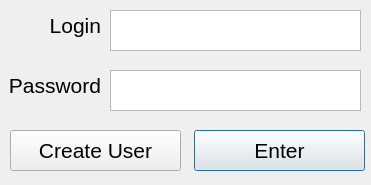
<?xml version="1.0" encoding="UTF-8"?>
<ui version="4.0">
 <class>Dialog</class>
 <widget class="QDialog" name="Dialog">
  <property name="geometry">
   <rect>
    <x>0</x>
    <y>0</y>
    <width>371</width>
    <height>185</height>
   </rect>
  </property>
  <property name="windowTitle">
   <string>Dialog</string>
  </property>
  <widget class="QTextEdit" name="textEditLogin">
   <property name="geometry">
    <rect>
     <x>110</x>
     <y>10</y>
     <width>251</width>
     <height>41</height>
    </rect>
   </property>
   <property name="font">
    <font>
     <pointsize>16</pointsize>
    </font>
   </property>
  </widget>
  <widget class="QLabel" name="labelLogin">
   <property name="geometry">
    <rect>
     <x>10</x>
     <y>10</y>
     <width>91</width>
     <height>31</height>
    </rect>
   </property>
   <property name="font">
    <font>
     <pointsize>16</pointsize>
    </font>
   </property>
   <property name="text">
    <string>Login</string>
   </property>
   <property name="alignment">
    <set>Qt::AlignRight|Qt::AlignTrailing|Qt::AlignVCenter</set>
   </property>
  </widget>
  <widget class="QTextEdit" name="textEditPassword">
   <property name="geometry">
    <rect>
     <x>110</x>
     <y>70</y>
     <width>251</width>
     <height>41</height>
    </rect>
   </property>
   <property name="font">
    <font>
     <pointsize>16</pointsize>
    </font>
   </property>
  </widget>
  <widget class="QLabel" name="labelPassword">
   <property name="geometry">
    <rect>
     <x>10</x>
     <y>70</y>
     <width>91</width>
     <height>31</height>
    </rect>
   </property>
   <property name="font">
    <font>
     <pointsize>16</pointsize>
    </font>
   </property>
   <property name="text">
    <string>Password</string>
   </property>
   <property name="alignment">
    <set>Qt::AlignRight|Qt::AlignTrailing|Qt::AlignVCenter</set>
   </property>
  </widget>
  <widget class="QPushButton" name="pushButtonEnter">
   <property name="geometry">
    <rect>
     <x>194</x>
     <y>130</y>
     <width>171</width>
     <height>41</height>
    </rect>
   </property>
   <property name="font">
    <font>
     <pointsize>16</pointsize>
    </font>
   </property>
   <property name="text">
    <string>Enter</string>
   </property>
  </widget>
  <widget class="QPushButton" name="pushButtonNewUser">
   <property name="geometry">
    <rect>
     <x>10</x>
     <y>130</y>
     <width>171</width>
     <height>41</height>
    </rect>
   </property>
   <property name="font">
    <font>
     <pointsize>16</pointsize>
    </font>
   </property>
   <property name="text">
    <string>Create User</string>
   </property>
  </widget>
 </widget>
 <resources/>
 <connections/>
</ui>
